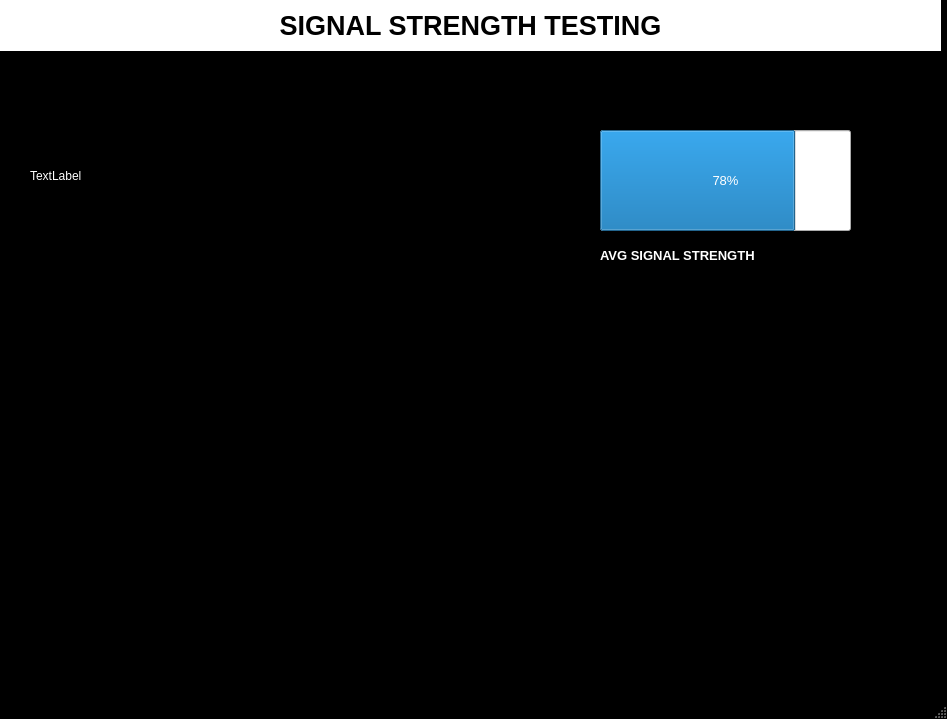
<?xml version="1.0" encoding="UTF-8"?>
<ui version="4.0">
 <class>MainWindow</class>
 <widget class="QMainWindow" name="MainWindow">
  <property name="geometry">
   <rect>
    <x>0</x>
    <y>0</y>
    <width>947</width>
    <height>719</height>
   </rect>
  </property>
  <property name="windowTitle">
   <string>MainWindow</string>
  </property>
  <property name="styleSheet">
   <string notr="true">QMainWindow{
background-color : black
}</string>
  </property>
  <widget class="QWidget" name="centralwidget">
   <widget class="PlotWidget" name="graphWidget" native="true">
    <property name="geometry">
     <rect>
      <x>50</x>
      <y>380</y>
      <width>851</width>
      <height>281</height>
     </rect>
    </property>
    <property name="styleSheet">
     <string notr="true">PlotWidget{
background-color:black
}</string>
    </property>
   </widget>
   <widget class="QLabel" name="label">
    <property name="geometry">
     <rect>
      <x>0</x>
      <y>0</y>
      <width>941</width>
      <height>51</height>
     </rect>
    </property>
    <property name="font">
     <font>
      <pointsize>20</pointsize>
      <weight>75</weight>
      <bold>true</bold>
     </font>
    </property>
    <property name="styleSheet">
     <string notr="true">QLabel{
background-color:white
}</string>
    </property>
    <property name="text">
     <string>SIGNAL STRENGTH TESTING</string>
    </property>
    <property name="alignment">
     <set>Qt::AlignCenter</set>
    </property>
   </widget>
   <widget class="QProgressBar" name="progressBar">
    <property name="geometry">
     <rect>
      <x>600</x>
      <y>130</y>
      <width>251</width>
      <height>101</height>
     </rect>
    </property>
    <property name="font">
     <font>
      <pointsize>10</pointsize>
     </font>
    </property>
    <property name="styleSheet">
     <string notr="true">QProgressBar{
color:white
}</string>
    </property>
    <property name="value">
     <number>78</number>
    </property>
   </widget>
   <widget class="QLabel" name="label_2">
    <property name="geometry">
     <rect>
      <x>600</x>
      <y>240</y>
      <width>211</width>
      <height>31</height>
     </rect>
    </property>
    <property name="font">
     <font>
      <pointsize>10</pointsize>
      <weight>75</weight>
      <bold>true</bold>
     </font>
    </property>
    <property name="styleSheet">
     <string notr="true">QLabel{
color:white
}</string>
    </property>
    <property name="text">
     <string>AVG SIGNAL STRENGTH</string>
    </property>
   </widget>
   <widget class="QLabel" name="label_3">
    <property name="geometry">
     <rect>
      <x>30</x>
      <y>80</y>
      <width>471</width>
      <height>191</height>
     </rect>
    </property>
    <property name="styleSheet">
     <string notr="true">QLabel{
color:white
}</string>
    </property>
    <property name="text">
     <string>TextLabel</string>
    </property>
   </widget>
  </widget>
  <widget class="QStatusBar" name="statusbar"/>
 </widget>
 <customwidgets>
  <customwidget>
   <class>PlotWidget</class>
   <extends>QWidget</extends>
   <header location="global">pyqtgraph</header>
   <container>1</container>
  </customwidget>
 </customwidgets>
 <resources/>
 <connections/>
</ui>
